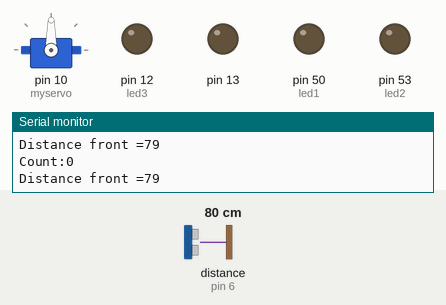
Recording of a sketch running on a simulated Arduino Mega 2560, built with avr-gcc and run on an emulated ATmega2560. Shown: servo, output pins drawn as LEDs (lit = HIGH), the last lines printed to the serial monitor. Wiring (inferred from the names in the program): ultrasonic range finder: trigger pin 7; echo pin 6. Inputs (shaded band) come from the test bench; at power-on: distance to the obstacle (sensor on pin 6) 80 cm. The echo pulse lasts 58.3 µs per cm; pins used as bus, display or sensor lines are not drawn.

Above: at 1.2 s.
1.3 s: distance to the obstacle (sensor on pin 6) set to 2 cm
At 2.5 s:
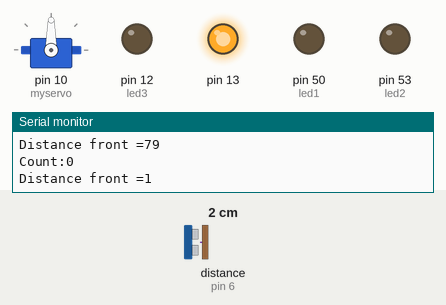
2.8 s: distance to the obstacle (sensor on pin 6) set to 60 cm
At 3.6 s:
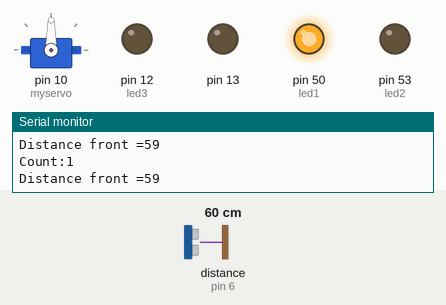
4.3 s: distance to the obstacle (sensor on pin 6) set to 4 cm
At 5.5 s:
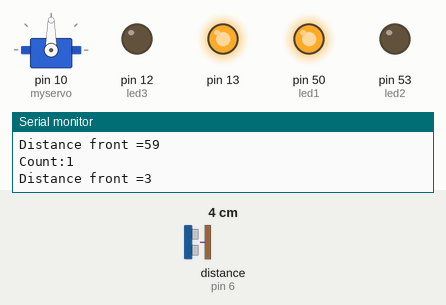
5.8 s: distance to the obstacle (sensor on pin 6) set to 120 cm
At 7.0 s:
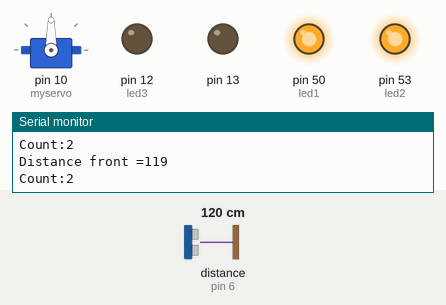
7.5 s: distance to the obstacle (sensor on pin 6) set to 9 cm
At 8.7 s:
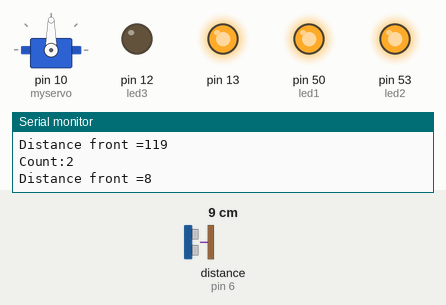
9.0 s: distance to the obstacle (sensor on pin 6) set to 250 cm
At 10.3 s:
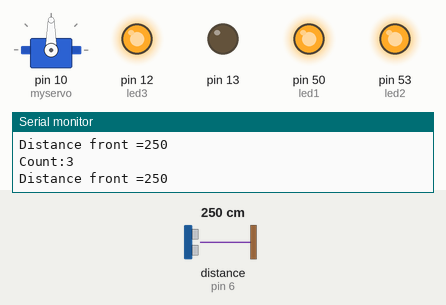
Timing chart, 0 to 11.5 s (numbered marks = the images above; inputs shaded):
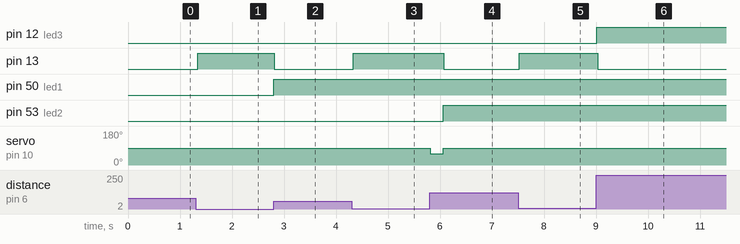

Measured:
- after the input at 1.3 s, pin 13: LOW → HIGH after 0.05 s
- after the input at 2.8 s, pin 13: HIGH → LOW at once; pin 50 (led1): LOW → HIGH at once
- after the input at 4.3 s, pin 13: LOW → HIGH at once
- after the input at 5.8 s, pin 13: HIGH → LOW after 0.27 s; pin 53 (led2): LOW → HIGH after 0.26 s; servo on pin 10 (myservo): 90° → 60° at once, → 90° 0.25 s later
- after the input at 7.5 s, pin 13: LOW → HIGH at once
- after the input at 9.0 s, pin 12 (led3): LOW → HIGH at once; pin 13: HIGH → LOW at once

The sketch:

ultrasoni_test.ino
```cpp
#include <Servo.h>
Servo myservo;

int trig = 7;
int echo = 6;
int set, sett;
long duration_front;
int distance_front;
int count;
int led1 = 50, led2 = 53, led3 = 12;
bool t = 0;
const int angle = 90;

void setup() {
  // put your setup code here, to run once:
  Serial.begin(9600);
  pinMode(trig, OUTPUT);
  pinMode(echo, INPUT);
  pinMode(13, OUTPUT);
  set = 0;
  sett = 0;
  count  = 0;
  pinMode(led1 , OUTPUT);
  pinMode(led2 , OUTPUT);
  pinMode(led3 , OUTPUT);
  digitalWrite(led1, LOW);
  digitalWrite(led2, LOW);
  digitalWrite(led3, LOW);
  myservo.attach(10);
  t = 0;
  myservo.write(angle);
}

void loop() {
  // put your main code here, to run repeatedly:
  calculate();
  Serial.print("Distance front =");
  Serial.println(distance_front);
  myservo.write(angle);
  valset();
  if (set == 1) {
    digitalWrite(13, LOW);
    sett = 1;
  }
  if (sett == 1 && set == 0) {
    digitalWrite(13, HIGH);
    sett = 2;
    while (1) {
      calculate();
      if (distance_front > 40) {
        break;
      }
    }
  }
  valset();
  if (sett == 2 && set == 1) {
    count++;
    delay(0);
    //    digitalWrite(13, LOW);
  }
  if (count == 2) {
    turn();
  }
  led();
  Serial.print("Count:");
  Serial.println(count);
}
void calculate() {

  digitalWrite(trig, LOW);
  delayMicroseconds(2);
  digitalWrite(trig, HIGH);                                      //  ultrasonic sending signal
  delayMicroseconds(10);
  digitalWrite(trig, LOW);

  duration_front = pulseIn(echo, HIGH);                         // calculating distance in cm
  distance_front = (duration_front / 2) / 29.1;

}
void valset() {

  if (distance_front > 40) {
    set = 1;
  }
  if (distance_front <= 40) {
    set = 0;
  }
}
void led() {
  if (count == 1) {
    digitalWrite(led1, HIGH);
  }
  if (count == 2) {
    digitalWrite(led2, HIGH);
  }
  if (count == 3) {
    digitalWrite(led3, HIGH);
  }
}
void turn() {
  if (t == 0) {
    for (int i = angle; i >= 60; i--) {
      myservo.write(i);
    }
    delay(250);
    myservo.write(angle);
    t = 1;
  }
}
```
